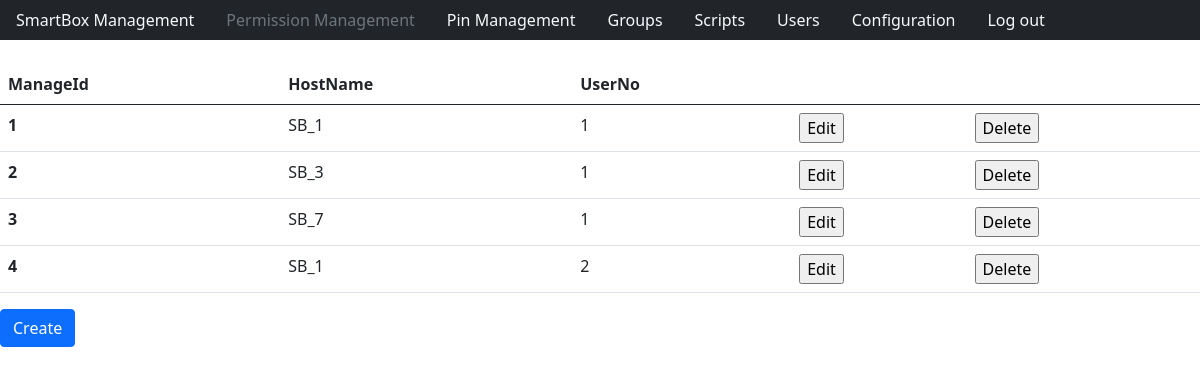
/manage.php (signed in), run on the app's committed database.
### tables this page shows
CREATE TABLE `manage`(
  `ManageId`int(11) NOT NULL AUTO_INCREMENT,
  `HostName` VARCHAR(16) DEFAULT NULL,
  `UserNo` int(11) DEFAULT NULL,
  PRIMARY KEY (`ManageId`),
  KEY `UserNo`(`UserNo`),
  CONSTRAINT `manage_ibfk_1` FOREIGN KEY(`HostName`) REFERENCES `smartboxes` (`HostName`) ON UPDATE CASCADE ON DELETE CASCADE,
  CONSTRAINT `manage_ibfk_2` FOREIGN KEY(`UserNo`) REFERENCES `users` (`UserNo`) ON UPDATE CASCADE ON DELETE CASCADE
);

### manage.php (the view, shortened to what this page needs)
<?php
    include_once "htmlHead.php";
    include_once "databaseConnect.php";
    include_once "navigationBar.php";
?>
    <body>
        <?php
            if($_SESSION["userIsAdmin"]==1){
                $sqlStatement = $connection->prepare("SELECT * from smartboxes, manage where smartboxes.HostName=manage.HostName");
                $sqlStatement->execute();
                $result = $sqlStatement->get_result();
            }else{
                header("location: sbManagement.php");
            }
            if ($result) {
                ?>
                <table class="table">
                    <thead>
                        <tr>
                            <th scope="col">ManageId</th>
                            <th scope="col">HostName</th>
                            <th scope="col">UserNo</th>
                            <th scope="col"></th>
                            <th scope="col"></th>
                        </tr>
                    </thead>
                    <tbody>
                        <?php while ($row = $result->fetch_assoc()) {?>
                            <tr>
                                <th scope="row"><?= $row["ManageId"] ?></th>
                                <td><?= $row["HostName"] ?></td>
                                <td><?= $row["UserNo"] ?></td>
                                <td>
                                    <form method="POST">
                                        <input type="submit" value="Edit">
                                    </form>
                                </td>
                                <td>
                                    <form method="POST">
                                        <input type="submit" value="Delete">
                                    </form>
                                </td>
                            </tr>
                        <?php }?>
                    </tbody>
                </table>
<?php
            }  else {
                print "Something went wrong selecting data";
            }
        ?>
        <?php
    if($_SESSION["userIsAdmin"]==1){
?>
        <div class="mb-3">
            <form action="" method="post">
                <input type="submit" class="btn btn-primary" value="Create"></input>
            </form>
        </div>
<?php
    }
        ?>
    </body>
</html>

### htmlHead.php (shortened to what this page needs)
<!DOCTYPE html>
<html>
<head>
    <link href="https://cdn.jsdelivr.net/npm/bootstrap@5.0.2/dist/css/bootstrap.min.css" rel="stylesheet">
</head>

### navigationBar.php
<ul class="nav bg-dark">
    <?php
        function addNavLink($pageLink,$pageText){
            $explodedLink=explode("/",$_SERVER["REQUEST_URI"]);
            $sizeExpLinkArray = sizeof($explodedLink);
            if($pageLink == $explodedLink[$sizeExpLinkArray-1]){
                ?>
                <li class="nav-item">
                    <a class="nav-link disabled" aria-current="page" href="<?=$pageLink?>"><?=$pageText?></a>
                </li>
                <?php
            }
            else {
                ?>
                <li class="nav-item">
                    <a class="nav-link text-light" aria-current="page" href="<?=$pageLink?>"><?=$pageText?></a>
                </li>
                <?php
            }
        }
        if($_SESSION["userIsAdmin"]==1){
            $navigationLinks=["sbManagement.php"=>"SmartBox Management", "manage.php"=>"Permission Management", "pinHome.php"=>"Pin Management", "groups.php"=>"Groups", "script.php"=>"Scripts", "userManagement.php"=>"Users", "userConfiguration.php"=>"Configuration"];
        } else{
            $navigationLinks=["sbManagement.php"=>"SmartBox Management", "pinHome.php"=>"Pin Management", "groups.php"=>"Groups", "script.php"=>"Scripts", "userManagement.php"=>"Users", "userConfiguration.php"=>"Configuration"];
        }
        foreach ($navigationLinks as $key => $value) {
            addNavLink($key,$value);
        }
    ?>
    <div class="float-end">
        <li class="nav-item">
            <a class="nav-link active text-light" aria-current="page" href="logout.php">Log out</a>
        </li>
    </div>
</ul>
<br>

### data on the page
manage: ManageId "1", HostName "SB_1", UserNo "1"
manage: ManageId "2", HostName "SB_3", UserNo "1"
manage: ManageId "3", HostName "SB_7", UserNo "1"
manage: ManageId "4", HostName "SB_1", UserNo "2"

### other printed values
$pageText "SmartBox Management"
$pageText "Pin Management"
$pageText "Groups"
$pageText "Scripts"
$pageText "Users"
$pageText "Configuration"
